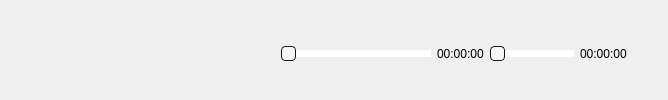
     <widget class="QWidget" name="controls_widget" native="true">
      <property name="sizePolicy">
       <sizepolicy hsizetype="Expanding" vsizetype="Maximum">
        <horstretch>0</horstretch>
        <verstretch>0</verstretch>
       </sizepolicy>
      </property>
      <property name="styleSheet">
       <string notr="true">QWidget#controls_widget{
	
}</string>
      </property>
      <layout class="QVBoxLayout" name="verticalLayout_8">
       <property name="leftMargin">
        <number>0</number>
       </property>
       <property name="topMargin">
        <number>4</number>
       </property>
       <property name="rightMargin">
        <number>0</number>
       </property>
       <property name="bottomMargin">
        <number>0</number>
       </property>
       <item>
        <layout class="QHBoxLayout" name="horizontalLayout_11">
         <property name="leftMargin">
          <number>3</number>
         </property>
         <property name="topMargin">
          <number>3</number>
         </property>
         <property name="rightMargin">
          <number>3</number>
         </property>
         <property name="bottomMargin">
          <number>0</number>
         </property>
         <item>
          <widget class="controlButton" name="eq">
           <property name="enabled">
            <bool>true</bool>
           </property>
           <property name="minimumSize">
            <size>
             <width>0</width>
             <height>0</height>
            </size>
           </property>
           <property name="toolTip">
            <string/>
           </property>
           <property name="styleSheet">
            <string notr="true">border:none;
background-color: transparent;</string>
           </property>
           <property name="text">
            <string/>
           </property>
           <property name="icon">
            <iconset resource="icons.qrc">
             <normaloff>:/icons/eq_button.png</normaloff>:/icons/eq_button.png</iconset>
           </property>
           <property name="iconSize">
            <size>
             <width>22</width>
             <height>22</height>
            </size>
           </property>
          </widget>
         </item>
         <item>
          <widget class="controlButton" name="shuffle">
           <property name="minimumSize">
            <size>
             <width>0</width>
             <height>0</height>
            </size>
           </property>
           <property name="toolTip">
            <string/>
           </property>
           <property name="styleSheet">
            <string notr="true">border:none;
background-color: transparent;</string>
           </property>
           <property name="text">
            <string/>
           </property>
           <property name="icon">
            <iconset resource="icons.qrc">
             <normaloff>:/icons/shuffle_button.png</normaloff>:/icons/shuffle_button.png</iconset>
           </property>
           <property name="iconSize">
            <size>
             <width>22</width>
             <height>22</height>
            </size>
           </property>
           <property name="checkable">
            <bool>true</bool>
           </property>
          </widget>
         </item>
         <item>
          <widget class="QCheckBox" name="repeat">
           <property name="minimumSize">
            <size>
             <width>0</width>
             <height>0</height>
            </size>
           </property>
           <property name="toolTip">
            <string/>
           </property>
           <property name="styleSheet">
            <string notr="true">QCheckBox::indicator {
    border: 0px;
    height:0px;
    width:0px;
    background: none;
	background-color: transparent;
}</string>
           </property>
           <property name="text">
            <string/>
           </property>
           <property name="icon">
            <iconset resource="icons.qrc">
             <normaloff>:/icons/p_repeat.png</normaloff>:/icons/p_repeat.png</iconset>
           </property>
           <property name="iconSize">
            <size>
             <width>22</width>
             <height>22</height>
            </size>
           </property>
           <property name="checkable">
            <bool>true</bool>
           </property>
           <property name="tristate">
            <bool>true</bool>
           </property>
          </widget>
         </item>
         <item>
          <widget class="controlButton" name="previous">
           <property name="enabled">
            <bool>false</bool>
           </property>
           <property name="minimumSize">
            <size>
             <width>0</width>
             <height>0</height>
            </size>
           </property>
           <property name="toolTip">
            <string notr="true"/>
           </property>
           <property name="styleSheet">
            <string notr="true">border:none;</string>
           </property>
           <property name="text">
            <string/>
           </property>
           <property name="icon">
            <iconset resource="icons.qrc">
             <normaloff>:/icons/p_previous.png</normaloff>:/icons/p_previous.png</iconset>
           </property>
           <property name="iconSize">
            <size>
             <width>22</width>
             <height>22</height>
            </size>
           </property>
          </widget>
         </item>
         <item>
          <widget class="QPushButton" name="play_pause">
           <property name="enabled">
            <bool>false</bool>
           </property>
           <property name="minimumSize">
            <size>
             <width>0</width>
             <height>0</height>
            </size>
           </property>
           <property name="toolTip">
            <string>Play/Pause</string>
           </property>
           <property name="styleSheet">
            <string notr="true">border:none;</string>
           </property>
           <property name="text">
            <string/>
           </property>
           <property name="icon">
            <iconset resource="icons.qrc">
             <normaloff>:/icons/p_play.png</normaloff>:/icons/p_play.png</iconset>
           </property>
           <property name="iconSize">
            <size>
             <width>32</width>
             <height>32</height>
            </size>
           </property>
          </widget>
         </item>
         <item>
          <widget class="QPushButton" name="stop">
           <property name="enabled">
            <bool>false</bool>
           </property>
           <property name="minimumSize">
            <size>
             <width>0</width>
             <height>0</height>
            </size>
           </property>
           <property name="toolTip">
            <string>Stop</string>
           </property>
           <property name="styleSheet">
            <string notr="true">border:none;</string>
           </property>
           <property name="text">
            <string/>
           </property>
           <property name="icon">
            <iconset resource="icons.qrc">
             <normaloff>:/icons/p_stop.png</normaloff>:/icons/p_stop.png</iconset>
           </property>
           <property name="iconSize">
            <size>
             <width>32</width>
             <height>32</height>
            </size>
           </property>
          </widget>
         </item>
         <item>
          <widget class="controlButton" name="next">
           <property name="enabled">
            <bool>false</bool>
           </property>
           <property name="minimumSize">
            <size>
             <width>0</width>
             <height>0</height>
            </size>
           </property>
           <property name="toolTip">
            <string notr="true"/>
           </property>
           <property name="styleSheet">
            <string notr="true">border:none;</string>
           </property>
           <property name="text">
            <string/>
           </property>
           <property name="icon">
            <iconset resource="icons.qrc">
             <normaloff>:/icons/p_next.png</normaloff>:/icons/p_next.png</iconset>
           </property>
           <property name="iconSize">
            <size>
             <width>22</width>
             <height>22</height>
            </size>
           </property>
          </widget>
         </item>
         <item>
          <widget class="controlButton" name="favourite">
           <property name="minimumSize">
            <size>
             <width>0</width>
             <height>0</height>
            </size>
           </property>
           <property name="toolTip">
            <string/>
           </property>
           <property name="styleSheet">
            <string notr="true">border:none;
background-color: transparent;</string>
           </property>
           <property name="text">
            <string/>
           </property>
           <property name="icon">
            <iconset resource="icons.qrc">
             <normaloff>:/icons/sidebar/liked_2.png</normaloff>
             <disabledon>:/icons/sidebar/liked_disabled.png</disabledon>:/icons/sidebar/liked_2.png</iconset>
           </property>
           <property name="iconSize">
            <size>
             <width>22</width>
             <height>22</height>
            </size>
           </property>
           <property name="checkable">
            <bool>true</bool>
           </property>
          </widget>
         </item>
         <item>
          <widget class="volumeSlider" name="radioVolumeSlider">
           <property name="minimumSize">
            <size>
             <width>150</width>
             <height>0</height>
            </size>
           </property>
           <property name="maximumSize">
            <size>
             <width>200</width>
             <height>16777215</height>
            </size>
           </property>
           <property name="styleSheet">
            <string notr="true">QSlider::handle:horizontal{
  border-radius:4px;
  border:1px solid rgba(25,25,25,255);
  background-color:palette(alternate-base);
  min-height:20px;
  margin:0 -4px;
}
QSlider::handle:horizontal:hover{
  background:palette(highlight);
}
QSlider::add-page:horizontal{
  background:palette(base);
}
QSlider::sub-page:horizontal{
  background:palette(highlight);
}
QSlider::sub-page:horizontal:disabled{
  background:rgb(80,80,80);
}</string>
           </property>
           <property name="orientation">
            <enum>Qt::Horizontal</enum>
           </property>
          </widget>
         </item>
         <item>
          <widget class="QLabel" name="position">
           <property name="text">
            <string>00:00:00</string>
           </property>
          </widget>
         </item>
         <item>
          <layout class="QVBoxLayout" name="verticalLayout_11">
           <property name="spacing">
            <number>0</number>
           </property>
           <property name="leftMargin">
            <number>0</number>
           </property>
           <property name="topMargin">
            <number>0</number>
           </property>
           <item>
            <widget class="seekSlider" name="radioSeekSlider">
             <property name="styleSheet">
              <string notr="true">QSlider::handle:horizontal{
  border-radius:4px;
  border:1px solid rgba(25,25,25,255);
  background-color:palette(alternate-base);
  min-height:20px;
  margin:0 -4px;
}
QSlider::handle:horizontal:hover{
  background:palette(highlight);
}
QSlider::add-page:horizontal{
  background:palette(base);
}
QSlider::sub-page:horizontal{
  background:palette(highlight);
}
QSlider::sub-page:horizontal:disabled{
  background:rgb(80,80,80);
}</string>
             </property>
             <property name="orientation">
              <enum>Qt::Horizontal</enum>
             </property>
            </widget>
           </item>
          </layout>
         </item>
         <item>
          <widget class="QLabel" name="duration">
           <property name="text">
            <string>00:00:00</string>
           </property>
          </widget>
         </item>
         <item>
          <widget class="controlButton" name="connect">
           <property name="sizePolicy">
            <sizepolicy hsizetype="Maximum" vsizetype="Maximum">
             <horstretch>0</horstretch>
             <verstretch>0</verstretch>
            </sizepolicy>
           </property>
           <property name="focusPolicy">
            <enum>Qt::NoFocus</enum>
           </property>
           <property name="toolTip">
            <string>Connect</string>
           </property>
           <property name="styleSheet">
            <string notr="true">border:none;
background-color: transparent;
</string>
           </property>
           <property name="text">
            <string/>
           </property>
           <property name="icon">
            <iconset resource="icons.qrc">
             <normaloff>:/icons/micro/email-closed.png</normaloff>:/icons/micro/email-closed.png</iconset>
           </property>
           <property name="iconSize">
            <size>
             <width>18</width>
             <height>18</height>
            </size>
           </property>
          </widget>
         </item>
        </layout>
       </item>
      </layout>
     </widget>
